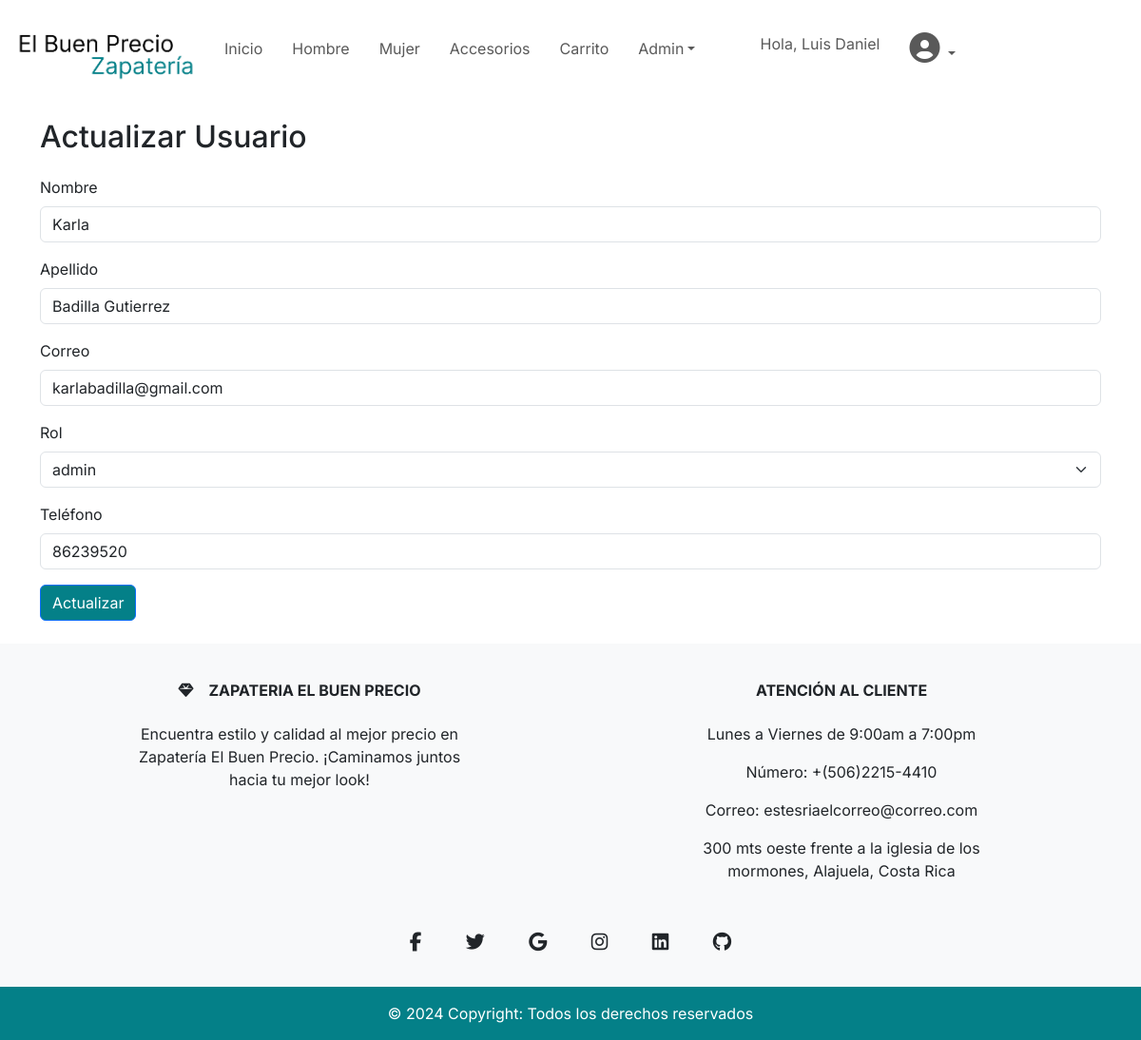
/admin/cruds/actualizarUsuario.php?id=2 (signed in), run on the app's committed database.
### tables this page shows
CREATE TABLE `usuario` (
  `id_usuario` int(11) NOT NULL,
  `nombre` varchar(20) NOT NULL,
  `apellido` varchar(50) NOT NULL,
  `correo` varchar(250) NOT NULL,
  `telefono` varchar(11) NOT NULL,
  `contrasena` varchar(255) NOT NULL,
  `id_rol` int(11) NOT NULL
);

CREATE TABLE `rol` (
  `id_rol` int(11) NOT NULL,
  `nombre_rol` varchar(255) NOT NULL
);

### DAL/usuariosCrud.php (called while the page is built, shortened)
<?php
function getArray($sql){
    try{
        $oConexion = conectarDb();
        if(mysqli_set_charset($oConexion, "utf8")){
            if(!$result = mysqli_query($oConexion, $sql)) die();
            $retorno = array();
            while($row = mysqli_fetch_array($result)){
                $retorno[] = $row;
            }
        }
    }catch (\Throwable $th){
        echo $th;
    }finally{
        Desconectar($oConexion);
    }
    return $retorno;
}
function getObject($sql){
    try{
        $oConexion = conectarDb();
        if(mysqli_set_charset($oConexion, "utf8")){
            if(!$result = mysqli_query($oConexion, $sql)) die();
            $retorno = null;
            while ($row = mysqli_fetch_array($result)) {
                $retorno = $row;
            }
        }
    }catch(\Throwable $th){
        echo $th;
    }finally{
        Desconectar($oConexion);
    }
    return $retorno;
}
?>

### admin/cruds/actualizarUsuario.php (the view, shortened to what this page needs)
<?php
$errores = array();
if ($_SERVER['REQUEST_METHOD'] == 'GET') {
    $id = recogeGET("id");
    require_once "../../DAL/usuariosCrud.php";
    $query = "SELECT id_usuario, nombre, apellido, correo, id_rol, telefono FROM usuario WHERE id_usuario = $id";
    $queryRol = "SELECT * FROM rol";
    $roles = getArray($queryRol);
    $mySession = getObject($query);
    if ($mySession != null) {
        $nombre = $mySession['nombre'];
        $apellido = $mySession['apellido'];
        $correo = $mySession['correo'];
        $telefono = $mySession['telefono'];
        $rol = $mySession['id_rol'];
    } else {
        $errores[] = "Usuario no se puede editar porque no existe";
    }
}
    include_once "../../include/templates/header.php";
?>
<main class="container mt-4">
    <h1>Actualizar Usuario</h1>
    <div>
        <form method="POST">
            <div class="mb-3">
                <label for="nombre" class="form-label">Nombre</label>
                <input type="text" class="form-control" name="nombre" value="<?php echo isset($nombre) ? $nombre : ''; ?>">
            </div>
            <div class="mb-3">
                <label for="apellido" class="form-label">Apellido</label>
                <input type="text" class="form-control" name="apellido" value="<?php echo isset($apellido) ? $apellido : ''; ?>">
            </div>
            <div class="mb-3">
                <label for="correo" class="form-label">Correo</label>
                <input type="text" class="form-control" name="correo" value="<?php echo isset($correo) ? $correo : ''; ?>">
            </div>
            <div class="mb-3">
                <label for="rol" class="form-label">Rol</label>
                <select class="form-select" name="rol">
                    <?php
                    if ($roles) {
                        foreach ($roles as $rol_item) {
                    ?>
                            <option value="<?php echo $rol_item['id_rol']; ?>" <?php echo ($rol_item['id_rol'] == $rol) ? 'selected' : ''; ?>>
                                <?php echo $rol_item['nombre_rol']; ?>
                            </option>
                        <?php
                        }
                    } else {
                        ?>
                        <option value="">No hay roles disponibles</option>
                    <?php
                    }
                    ?>
                </select>
            </div>
            <div class="mb-3">
                <label for="telefono" class="form-label">Teléfono</label>
                <input type="text" class="form-control" name="telefono" value="<?php echo isset($telefono) ? $telefono : ''; ?>">
            </div>
            <button type="submit" class="btn btn-primary color-boton mb-2">Actualizar</button>
        </form>
    </div>
</main>
<?php
include_once "../../include/templates/footer.php";
?>

### css/styles.css (style rules this page uses)
* { font-family: "Inter", sans-serif; font-optical-sizing: auto; }
.color-boton { background-color: var(--principal); }

### data on the page
usuario: nombre "Karla", apellido "Badilla Gutierrez", correo "karlabadilla@gmail.com", rol "admin", telefono "86239520"

### other printed values
$_SESSION['nombre'] "Luis Daniel"
